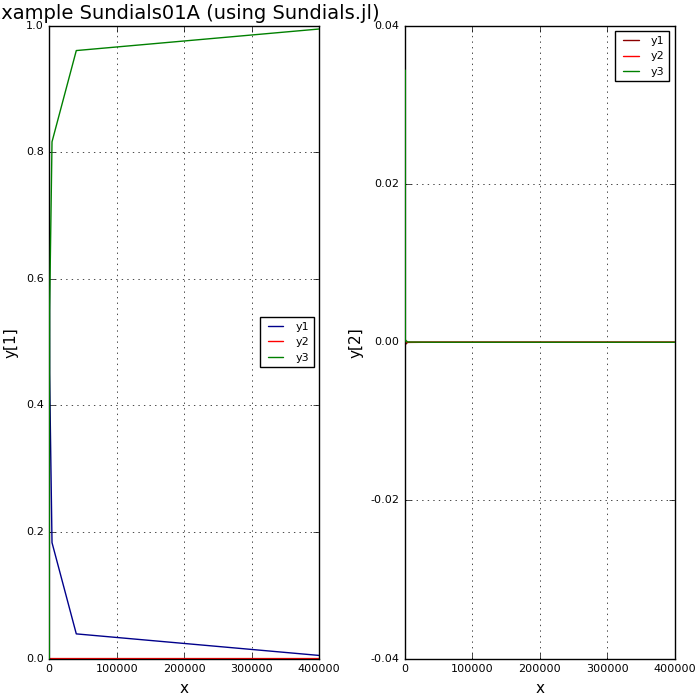

This chart was generated by the following Julia code:
using Sundials
pyplot(size=(700,700))

ProjDir = dirname(@__FILE__)
cd(ProjDir) do

  ## Define the system residual function.
  function resrob(tres, y, yp, r)
      r[1]  = -0.04*y[1] + 1.0e4*y[2]*y[3]
      r[2]  = -r[1] - 3.0e7*y[2]*y[2] - yp[2]
      r[1] -=  yp[1]
      r[3]  =  y[1] + y[2] + y[3] - 1.0
  end

  #t = [0.0, 4.0 * logspace(-1., 5., 7)]
  t = [0.0, 0.4, 4.0, 40.0, 400.0, 4000.0, 40000.0, 400000.0]
  yout, ypout = Sundials.idasol(resrob, [1.0, 0, 0], [-0.04, 0.04, 0.0], t)
  yout |> display
  println()
  ypout |> display
  println()
  
  p1 = plot(t, yout[:,1], color=:darkblue,
    xlabel="x", ylabel="y[1]",
    title="Example Sundials01A (using Sundials.jl)"
  )
  plot!(t, yout[:,2], color=:red)
  plot!(t, yout[:,3], color=:green)
  
  p2 = plot(t, ypout[:,1], color=:darkred,
    xlabel="x", ylabel="y[2]"
  )
  plot!(t, ypout[:,2], color=:red)
  plot!(t, ypout[:,3], color=:green)
  
  plot(p1, p2, layout=(1, 2))
  savefig("Sundials01B.png")
  gui()
  

end